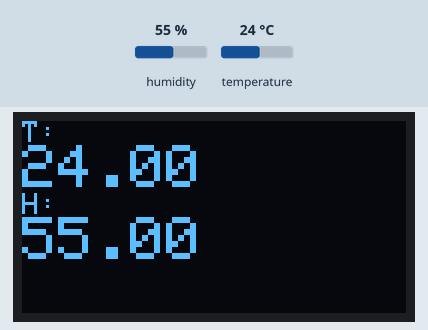
Bench run of a sketch on a simulated ESP8266 (Wemos D1 mini). On the bench: 128×64 one-colour display. Inputs (shaded band) come from the test bench; at power-on: humidity 55 %, temperature 24 °C. What the sketch prints to the serial monitor is not drawn.

Above: at 3.4 s.
3.5 s: humidity set to 22 %
At 5.2 s:
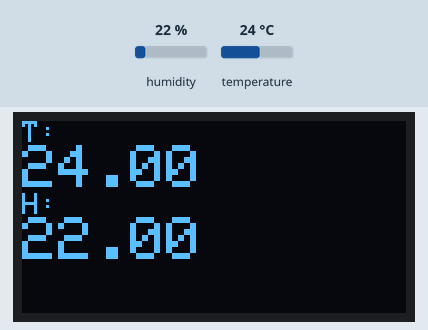
6.4 s: temperature set to 12 °C
At 7.2 s:
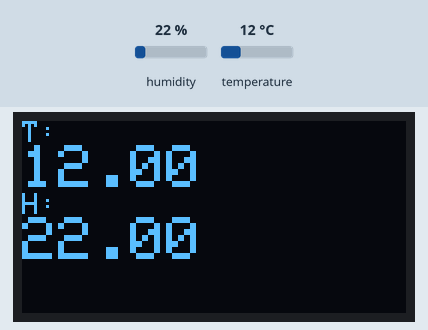
9.3 s: humidity set to 40 %
At 11.3 s:
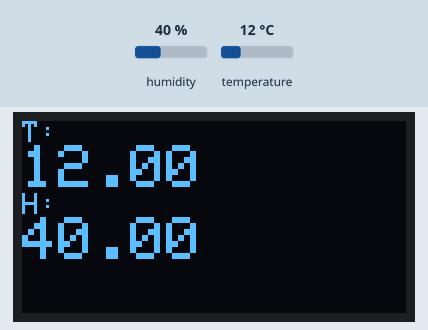
12.4 s: temperature set to 19 °C
At 13.3 s:
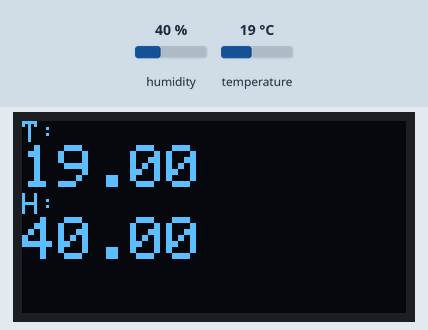
Timing chart, 0 to 15.4 s (numbered marks = the images above; inputs shaded):
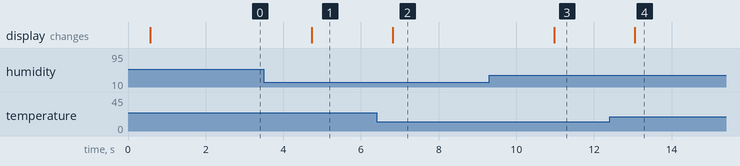

The sketch:

DHT_oled.ino
```cpp
#include <Wire.h>
#include <Adafruit_GFX.h>
#include <Adafruit_SSD1306.h>

#include "DHT.h"
#define DHTPIN D4
#define DHTTYPE DHT11

//0x31
#define OLED_RESET -1
Adafruit_SSD1306 display(OLED_RESET);

DHT dht(DHTPIN, DHTTYPE);

void setup() {

  Serial.begin(115200);

}

void loop() {
  DHT dht(DHTPIN, DHTTYPE);
  delay(500);
  float h = dht.readHumidity();
  // Read temperature as Celsius (the default)
  float t = dht.readTemperature();
  // Read temperature as Fahrenheit (isFahrenheit = true)
  float f = dht.readTemperature(true);

  Serial.print(F("Humidity: "));
  Serial.print(h);
  Serial.print(F("%  Temperature: "));
  Serial.print(t);
  Serial.println(F("°C "));

  // Check if any reads failed and exit early (to try again).
  if (isnan(h) || isnan(t) || isnan(f)) {
    Serial.println(F("Failed to read from DHT sensor!"));
    display.begin(SSD1306_SWITCHCAPVCC, 0x3C);
    display.println("Error!");
    display.display();
    delay(1000);
    return;
  }

  // Clear the buffer.
  display.begin(SSD1306_SWITCHCAPVCC, 0x3C);

  display.clearDisplay();
  display.setTextSize(1);
  display.setCursor(0, 0);
  display.setTextColor(WHITE);

  display.println("T: ");
  display.setTextSize(2);
  display.println(t);

  display.setTextSize(1);
  display.println("H: ");
  display.setTextSize(2);
  display.println(h);

  display.display();
  delay(1500);

}
```

Measured:
- after the input at 3.5 s, the display: changes after 1.2 s (image 1)
- after the input at 6.4 s, the display: changes after 0.42 s (image 2)
- after the input at 9.3 s, the display: changes after 1.7 s (image 3)
- after the input at 12.4 s, the display: changes after 0.65 s (image 4)
